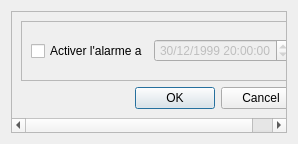
<?xml version="1.0" encoding="UTF-8"?>
<ui version="4.0">
 <class>DialogHorn</class>
 <widget class="QDialog" name="DialogHorn">
  <property name="geometry">
   <rect>
    <x>0</x>
    <y>0</y>
    <width>298</width>
    <height>144</height>
   </rect>
  </property>
  <property name="windowTitle">
   <string>Parametres de la corne de brume</string>
  </property>
  <layout class="QHBoxLayout" name="horizontalLayout_2">
   <item>
    <widget class="QScrollArea" name="scrollArea">
     <property name="widgetResizable">
      <bool>true</bool>
     </property>
     <widget class="QWidget" name="scrollAreaWidgetContents_2">
      <property name="geometry">
       <rect>
        <x>0</x>
        <y>0</y>
        <width>278</width>
        <height>124</height>
       </rect>
      </property>
      <layout class="QVBoxLayout" name="verticalLayout">
       <item>
        <widget class="QFrame" name="frame">
         <property name="frameShape">
          <enum>QFrame::StyledPanel</enum>
         </property>
         <property name="frameShadow">
          <enum>QFrame::Raised</enum>
         </property>
         <layout class="QHBoxLayout" name="horizontalLayout">
          <item>
           <widget class="QCheckBox" name="activated">
            <property name="text">
             <string>Activer l'alarme a</string>
            </property>
           </widget>
          </item>
          <item>
           <widget class="QDateTimeEdit" name="date">
            <property name="enabled">
             <bool>false</bool>
            </property>
            <property name="alignment">
             <set>Qt::AlignCenter</set>
            </property>
            <property name="dateTime">
             <datetime>
              <hour>20</hour>
              <minute>0</minute>
              <second>0</second>
              <year>1999</year>
              <month>12</month>
              <day>30</day>
             </datetime>
            </property>
            <property name="displayFormat">
             <string>d/M/yyyy hh:mm:ss</string>
            </property>
            <property name="timeSpec">
             <enum>Qt::UTC</enum>
            </property>
           </widget>
          </item>
         </layout>
        </widget>
       </item>
       <item>
        <widget class="QDialogButtonBox" name="buttonBox">
         <property name="orientation">
          <enum>Qt::Horizontal</enum>
         </property>
         <property name="standardButtons">
          <set>QDialogButtonBox::Cancel|QDialogButtonBox::Ok</set>
         </property>
        </widget>
       </item>
      </layout>
     </widget>
    </widget>
   </item>
  </layout>
 </widget>
 <resources/>
 <connections>
  <connection>
   <sender>buttonBox</sender>
   <signal>accepted()</signal>
   <receiver>DialogHorn</receiver>
   <slot>accept()</slot>
   <hints>
    <hint type="sourcelabel">
     <x>208</x>
     <y>94</y>
    </hint>
    <hint type="destinationlabel">
     <x>157</x>
     <y>115</y>
    </hint>
   </hints>
  </connection>
  <connection>
   <sender>buttonBox</sender>
   <signal>rejected()</signal>
   <receiver>DialogHorn</receiver>
   <slot>reject()</slot>
   <hints>
    <hint type="sourcelabel">
     <x>276</x>
     <y>100</y>
    </hint>
    <hint type="destinationlabel">
     <x>286</x>
     <y>115</y>
    </hint>
   </hints>
  </connection>
  <connection>
   <sender>activated</sender>
   <signal>toggled(bool)</signal>
   <receiver>date</receiver>
   <slot>setEnabled(bool)</slot>
   <hints>
    <hint type="sourcelabel">
     <x>95</x>
     <y>48</y>
    </hint>
    <hint type="destinationlabel">
     <x>230</x>
     <y>50</y>
    </hint>
   </hints>
  </connection>
 </connections>
</ui>
